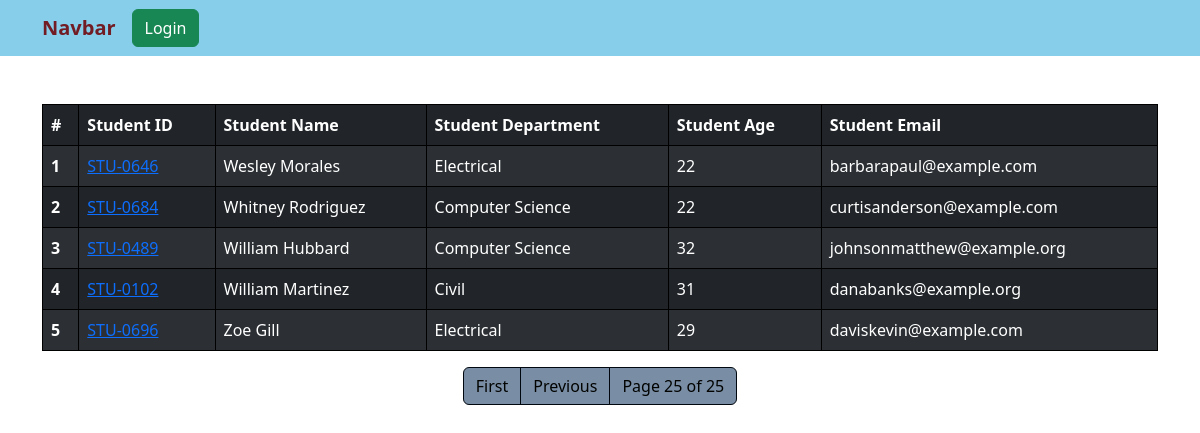
Page /?page=25 on the committed database.
### stu/models.py (models this page shows, shortened)
class Student(models.Model):
    department = models.ForeignKey( Department, related_name="depart", on_delete= models.CASCADE)
    student_id = models.OneToOneField( StudentID , related_name="studentid", on_delete= models.CASCADE)
    student_name = models.CharField(max_length = 100)
    student_email = models.EmailField(unique= True)
    student_age = models.IntegerField(default = 18)
    student_address = models.TextField()
    class Meta:
        ordering = ['student_name']
        verbose_name = "student"

class StudentID(models.Model):
    student_id = models.CharField( max_length=100 )
    def __str__(self) -> str:
        return self.student_id

class Department(models.Model):
    department = models.CharField(max_length=100)
    def __str__(self) -> str:
        return self.department
    class Meta:
        ordering = ['department']

### stu/views.py (the view, shortened to what this page needs)
# urls.py: path('', get_student, name="get_student"),
def get_student(request):
    queryset = Student.objects.all()
    paginator = Paginator(queryset, 10)  # Show 25 contacts per page.
    page_number = request.GET.get("page")
    page_obj = paginator.get_page(page_number)
    return render(request, 'Student.html',{'queryset' : page_obj})

### stu/templates/Student.html (shortened to what this page needs)
{% extends "base.html" %} {% block start %}
<div class="container mt-5">
  <table class="table table-dark table-striped">
    <thead>
      <tr>
        <th scope="col">#</th>
        <th scope="col">Student ID</th>
        <th scope="col">Student Name</th>
        <th scope="col">Student Department</th>
        <th scope="col">Student Age</th>
        <th scope="col">Student Email</th>
      </tr>
    </thead>
    <tbody>
      {% for stud in queryset %}
      <tr>
        <th scope="row">{{ forloop.counter }}</th>
        <td>
          <a href="{% url 'see_marks' stud.student_id %}">
            {{ stud.student_id }}
          </a>
        </td>
        <td>{{ stud.student_name }}</td>
        <td>{{ stud.department }}</td>
        <td>{{ stud.student_age }}</td>
        <td>{{ stud.student_email }}</td>
      </tr>
      {% endfor %}
    </tbody>
  </table>
  <nav aria-label="...">
    <ul class="pagination justify-content-center custom-pagination">
      {% if queryset.has_previous %}
      <li class="page-item">
        <a class="page-link" href="?page=1">First</a>
      </li>
      <li class="page-item">
        <a class="page-link" href="?page={{ queryset.previous_page_number }}">Previous</a>
      </li>
      {% endif %}
      <li class="page-item">
        <span class="page-link">Page {{ queryset.number }} of {{ queryset.paginator.num_pages}}</span>
      </li>
    </ul>
  </nav>
</div>
{% endblock start %}

### home/templates/base.html (style rules this page uses)
table, th, td, tr { border: 1px solid black; }

### stu/templates/Student.html (style rules this page uses)
.custom-pagination .page-link { color: #020301; background-color: #798ea5; border-color: #01070e; }

### rows in the picture
Student: student_id "STU-0646", student_name "Wesley Morales", department "Electrical", student_age "22", student_email "barbarapaul@example.com"
Student: student_id "STU-0684", student_name "Whitney Rodriguez", department "Computer Science", student_age "22", student_email "curtisanderson@example.com"
Student: student_id "STU-0489", student_name "William Hubbard", department "Computer Science", student_age "32", student_email "johnsonmatthew@example.org"
Student: student_id "STU-0102", student_name "William Martinez", department "Civil", student_age "31", student_email "danabanks@example.org"
Student: student_id "STU-0696", student_name "Zoe Gill", department "Electrical", student_age "29", student_email "daviskevin@example.com"

### other values in the picture
{{ queryset.number }} "25"
{{ queryset.paginator.num_pages }} "25"
